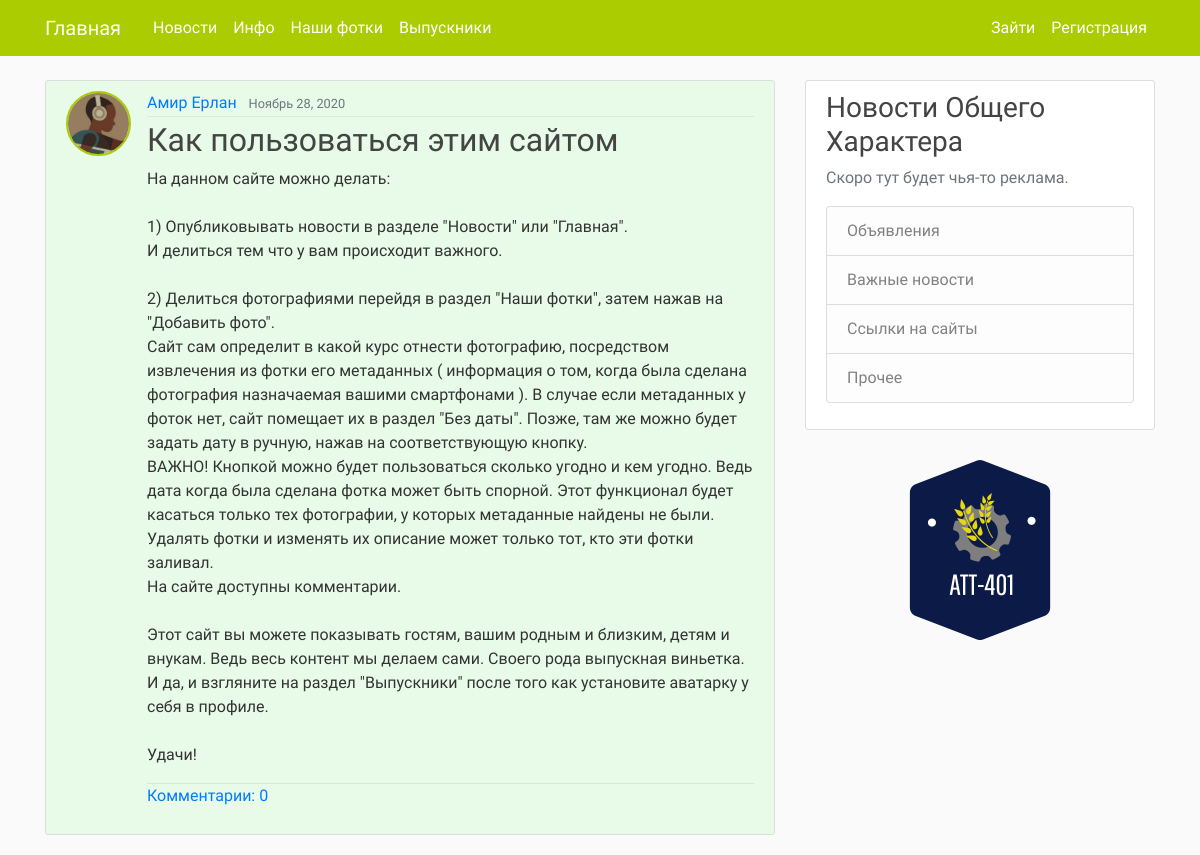
The page / on the database its author committed.
### BlogApp/models.py (models this page shows, shortened)
class Post(models.Model):
    title = models.CharField('Заголовок', max_length=100)
    content = models.TextField('Содержание')
    date_posted = models.DateTimeField(default=timezone.now)
    author = models.ForeignKey(User, on_delete=models.CASCADE)
    image = models.ImageField('Прикрепить фото', upload_to='news_photos', null=True, blank=True)
    pinned = models.BooleanField(default=False)
    current_image_name = models.TextField(null=True, blank=True)

### users/models.py (models this page shows, shortened)
class Profile(models.Model):
    user = models.OneToOneField(User, on_delete=models.CASCADE)
    image = models.ImageField(default="default.jpg")
    nickname = models.CharField(max_length=100, default="Никак")
    birthday = models.DateField(null=True, blank=True)
    cap = models.BooleanField(null=True, blank=True)
    left = models.IntegerField(null=True, blank=True)
    upper = models.IntegerField(null=True, blank=True)
    right = models.IntegerField(null=True, blank=True)
    lower = models.IntegerField(null=True, blank=True)
    old_image = models.TextField(null=True, blank=True)
    current_image_name = models.TextField(null=True, blank=True)

### BlogApp/views.py (the view)
# urls.py: path('', PostListView.as_view(), name="blog-home"),
class PostListView(ListView):
    model = Post
    template_name = "BlogApp/home.html" # <app>/<model>_<viewtype>.html
    context_object_name = "posts"
    ordering = ["-pinned", "-date_posted"]
    paginate_by = 5

### users/templatetags/name_filter.py (called while the page is built)
@register.filter(name='cutter')
@stringfilter
def cutter(value):
    return value.replace('_', ' ')

### BlogApp/templates/BlogApp/home.html (shortened to what this page needs)
{% extends "BlogApp/base.html" %}
{% load name_filter %}
{% load l10n %}
{% block content %}
    {% for post in posts %}
        {% if post.pinned == False %}
            <article class="media content-section" style="background-color:#f5f5f5;">
                <img class="rounded-circle article-img" src="{{ post.author.profile.image.url }}" style="border:solid #aacc00 2px;">
              <div class="media-body">
                <div class="article-metadata">
                  <a class="mr-2" href="{% url 'user-posts' post.author.username %}">{{ post.author|cutter }}</a>
                  <small class="text-muted">{{ post.date_posted|date:"F d, Y" }}</small>
                </div>
                <h2><a class="article-title" href="{% url 'post-detail' post.id %}">{{ post.title }}</a></h2>
                <p class="article-content">{{ post.content }}</p>
                {% if post.image %}
                  <img class="img-thumbnail mb-3" src="{{ post.image.url }}" alt="Post Image Here" style="width:150px;height:100px;">
                {% endif %}
                <p class="article-content border-top"><a href="{% url 'post-detail' post.id %}">Комментарии: {{ post.commentsonpost_set.count }}</a></p>
              </div>
            </article>
        {% else %}
            <article class="media content-section" style="background-color:#e8fbe8;">
                <img class="rounded-circle article-img" src="{{ post.author.profile.image.url }}" style="border:solid #aacc00 2px;">
              <div class="media-body">
                <div class="article-metadata">
                  <a class="mr-2" href="{% url 'user-posts' post.author.username %}">{{ post.author|cutter }}</a>
                  <small class="text-muted">{{ post.date_posted|date:"F d, Y" }}</small>
                </div>
                <h2><a class="article-title" href="{% url 'post-detail' post.id %}">{{ post.title }}</a></h2>
                <p class="article-content">{{ post.content }}</p>
                <p class="article-content border-top"><a href="{% url 'post-detail' post.id %}">Комментарии: {{ post.commentsonpost_set.count }}</a></p>
              </div>
            </article>
        {% endif %}
    {% endfor %}
{% endblock content %}

### BlogApp/static/BlogApp/main.css (style rules this page uses)
body { background: #fafafa; color: #333333; margin-top: 5rem; }
h1, h2, h3, h4, h5, h6 { color: #444444; }
.content-section { background: #ffffff; padding: 10px 20px; border: 1px solid #dddddd; border-radius: 3px; margin-bottom: 20px; }
.article-title { color: #444444; }
.article-content { white-space: pre-line; }
.article-img { height: 65px; width: 65px; margin-right: 16px; }
.article-metadata { padding-bottom: 1px; margin-bottom: 4px; border-bottom: 1px solid #e3e3e3 }

### BlogApp/templates/BlogApp/base.html (style rules this page uses)
* { font-family: 'Comfortaa', cursive, 'Helvetica Neue', Helvetica, Arial, sans-serif; }

### rows shown on the page
Post: author.profile.image (picture), author "Амир Ерлан", date_posted "Ноябрь 28, 2020", title "Как пользоваться этим сайтом", content "На данном сайте можно делать: 1) Опубликовывать новости в разделе \"Новости\" или \"Главная\". И делиться тем что у вам происходит важного. 2) Делиться фотографиями перейдя в раздел \"Наши фотки\", затем нажав на \"Добавить фото\". Сайт сам определит в какой курс отнести фотографию, посредством извлечения из фотки его метаданных ( информация о том, когда была сделана фотография назначаемая вашими смартфонами ). В случае если метаданных у фоток нет, сайт помещает их в раздел \"Без даты\". Позже, там же можно будет задать дату в ручную, нажав на соответствующую кнопку. ВАЖНО! Кнопкой можно будет пользоваться сколько угодно и кем угодно. Ведь дата когда была сделана фотка может быть спорной. Этот…", commentsonpost_set.count "0"
